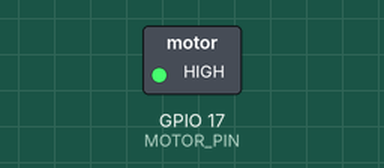
Recording of a sketch running on a simulated ESP32. Shown: switched loads named in the sketch (green lamp = pin HIGH). Dashed ring = blinking. What the sketch prints to the serial monitor is not drawn.

Above: at 0.5 s.
Timing chart, 0 to 4.6 s (numbered marks = the images above):
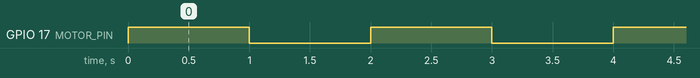

Measured:
- by itself, GPIO 17 (MOTOR_PIN): alternates HIGH for 1.0 s and LOW for 1.0 s

The sketch:

test_vibration_motor.ino
```cpp
// TEST: Vibration motor - turns on for 1 second, off for 1 second
// Wiring: GPIO 25 -> ~1k resistor -> transistor base (2N2222 or similar), emitter -> GND,
//         motor between 5V and the transistor collector, flyback diode across the motor.
// Don't connect the motor directly to a GPIO pin.

constexpr uint8_t MOTOR_PIN =17; // This pin is GIOP17 or the 28th pin on the ESP32 DevKitC board. You can change it to any other GPIO pin that is available for your specific board.

void setup() {
  Serial.begin(115200);
  pinMode(MOTOR_PIN, OUTPUT);
}

void loop() {
  Serial.println("Motor ON");
  digitalWrite(MOTOR_PIN, HIGH);
  delay(1000);

  Serial.println("Motor OFF");
  digitalWrite(MOTOR_PIN, LOW);
  delay(1000);
}
```
